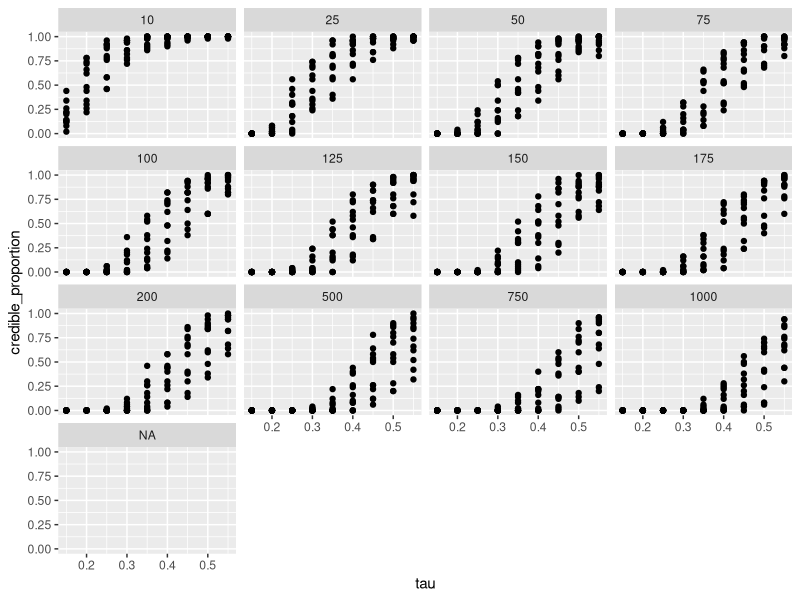

The R source for this figure:
## ---- chunk 1
knitr::opts_chunk$set(echo = TRUE)
library(ggplot2)
library(readr)
summary_stats_SimStudy8 <- read_csv("summary_stats_SimStudy8.csv")
## ---- chunk 2

ggplot(data=summary_stats_SimStudy8,mapping = aes(x=tau,y=credible_proportion)) + geom_point() + facet_wrap(vars(N_actual))#,ntraps))
